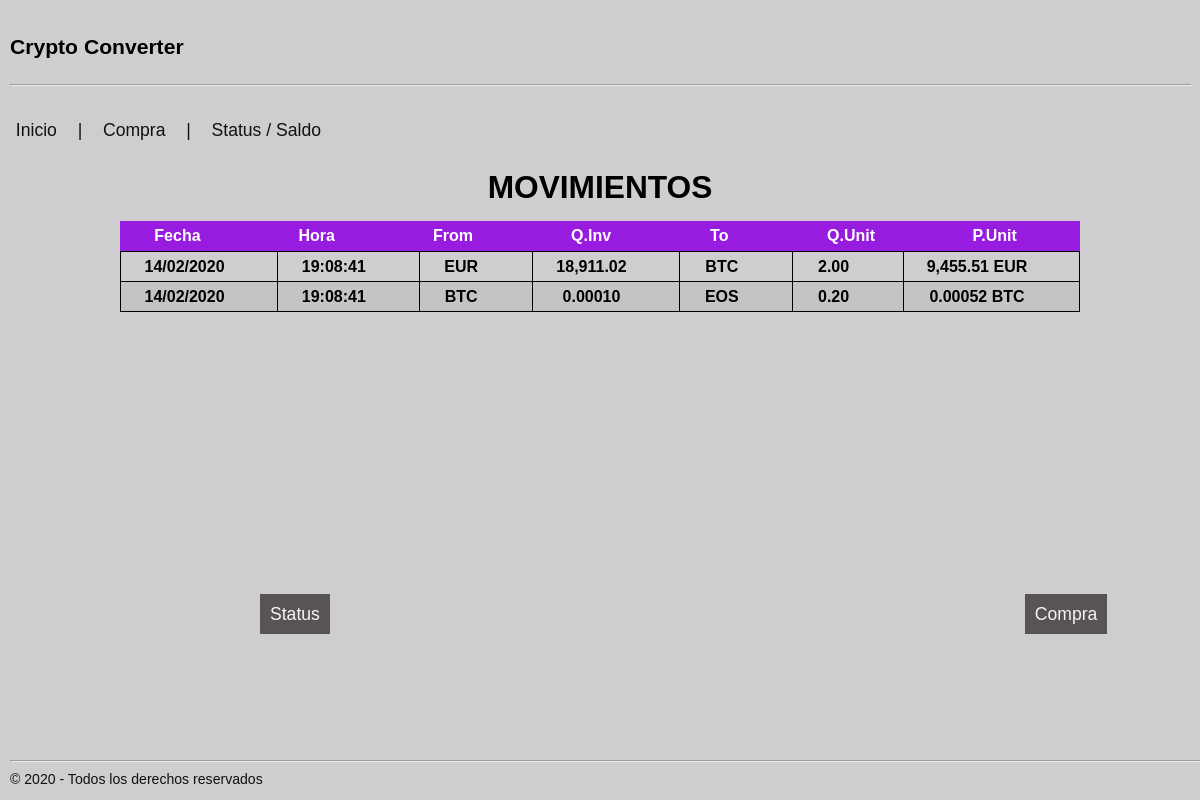
The page / on the database its author committed.
### tables this page shows
CREATE TABLE "movements" (
	"Id"	INTEGER PRIMARY KEY AUTOINCREMENT,
	"date"	TEXT NOT NULL,
	"time"	TEXT NOT NULL,
	"from_currency"	TEXT NOT NULL,
	"from_quantity"	REAL NOT NULL,
	"to_currency"	TEXT NOT NULL,
	"to_quantity"	REAL NOT NULL,
	FOREIGN KEY("to_currency") REFERENCES "cryptos"("Id"),
	FOREIGN KEY("from_currency") REFERENCES "cryptos"("Id")
);

### crypto/routes.py (the view)
@app.route("/")
def index():
    registros = dataQuery("SELECT date, time, from_currency, from_quantity, to_currency, to_quantity FROM MOVEMENTS;")
    return render_template("index.html", registros = registros)

### crypto/routes.py (called while the page is built)
def dataQuery(consulta):
    conex = sqlite3.connect(BBDD)
    cursor = conex.cursor()
    movs = cursor.execute(consulta).fetchall()
    if len(movs) == 0:
        movs = None
    conex.commit()
    conex.close()
    return movs

### crypto/templates/index.html (shortened to what this page needs)
{% extends "base.html" %}
{% block content %}
    <h1 align="center" class="title">MOVIMIENTOS</h1>
    <table WIDTH="80%" class="primary" align="center">
        <thead>
            <tr>
                <th>Fecha</th>
                <th>Hora</th>
                <th>From</th>
                <th>Q.Inv</th>
                <th>To</th>
                <th>Q.Unit</th>
                <th>P.Unit</th>
            </tr>
        </thead>
        <tbody>
            {% if not registros %}
                <tr>
                    <td class="title_sin"> SIN MOVIMIENTOS </td>
                </tr>
            {% else %}
                {% for campo in registros %}
                    <tr class="movements">
                        <td>{{ campo[0]}}</td>
                        <td>{{ campo[1]}}</td>
                        <td>{{ campo[2]}}</td>
                        {% if campo[3] >= 1 %}
                        <td>{{ "{:,.2f}".format(campo[3])}}</td>
                        {% else %}
                        <td>{{ "{:,.5f}".format(campo[3])}}</td>
                        {% endif %}
                        <td>{{ campo[4] }}</td>
                        <td>{{ "{:,.2f}".format(campo[5])}}</td>
                        {% if campo[3]/campo[5] >= 1 %}
                        <td>{{ "{:,.2f}".format(campo[3]/campo[5]) }}&nbsp;{{ campo[2] }}</td>
                        {% else %}
                        <td>{{ "{:,.5f}".format(campo[3]/campo[5]) }}&nbsp;{{ campo[2] }}</td>
                        {% endif %}
                    </tr>
                {% endfor %}
            {% endif %}
        </tbody>
    </table>
        <a href="/status" class="myCoolButton1">Status</a>
        <a href="/purchase" class="myCoolButton2">Compra </a>
{% endblock %}

### crypto/templates/base.html (shortened to what this page needs)
<html lang="en">
<head>
    <link rel="stylesheet" href="/static/css/picnic.min.css">
    <link rel="stylesheet" href="/static/css/picnic.css">
    <link rel="stylesheet" href="/static/css/styles.css">
</head>
<body style="background-color:rgba(197, 197, 200, 0.835);">
    <header>
        <p>Crypto Converter</p>
        <hr width="100%" size="10" style="color: hsl(0, 0%, 0%);"/>
    </header>
    <a href="/" class="pseudo button">Inicio</a> | <a href="/purchase" class="pseudo button">Compra</a> | <a href="/status" class="pseudo button">Status / Saldo</a>
    <section class="container">
        {% block content %}{% endblock %}
    </section>
    <footer>
        <hr width="560%" size="10" style="color: hsl(0, 0%, 0%);"/>
        &copy 2020 - Todos los derechos reservados
    </footer>
</body>
</html>

### crypto/static/css/styles.css (style rules this page uses)
header { font-family: Verdana, Geneva, Tahoma, sans-serif; background-color: rgb(#981ce0); font-weight: bold; font-size: 1.2em; color: rgb(0, 0, 0); padding: 10px; }
footer { position:fixed; left:0px; bottom:0px; background-color: rgb(#fdfdfd); font-weight: normal; font-size: 0.8em; padding: 10px; }
.myCoolButton1 { background-color: #524e4ef3; color: whitesmoke; width: 320px; padding: 10px; border: 5px; position: relative; left: 260px; bottom:-50px }
.myCoolButton2 { background-color: #524e4ef3; color: whitesmoke; width: 320px; padding: 10px; border: 5px; position: relative; left: 950px; bottom:-50px }
.title { font-family: Verdana, Geneva, Tahoma, sans-serif; background-color: rgb(#000000); font-weight: bold; font-size: 1.8em; color: rgb(0, 0, 0); padding: 10px; }
.movements { font-family: Verdana, Geneva, Tahoma, sans-serif; background-color: rgb(#000000); font-weight: bold; font-size: 1.0em; color: rgb(0, 0, 0); padding: 10px; }
td { width: 650px; height: 30px; border: solid #000 1px ; }
th { width: 650px; height: 30px; text-align: center; }
thead { display: block; }
tbody { display: block; height: 300px; overflow-y: auto; overflow-x: hidden; }

### rows shown on the page
movements: date "14/02/2020", time "19:08:41", from_currency "EUR", from_quantity "18,911.02", to_currency "BTC", to_quantity "2.00", campo[3]/campo[5] "9,455.51"
movements: date "14/02/2020", time "19:08:41", from_currency "BTC", from_quantity "0.00010", to_currency "EOS", to_quantity "0.20", campo[3]/campo[5] "0.00052"
